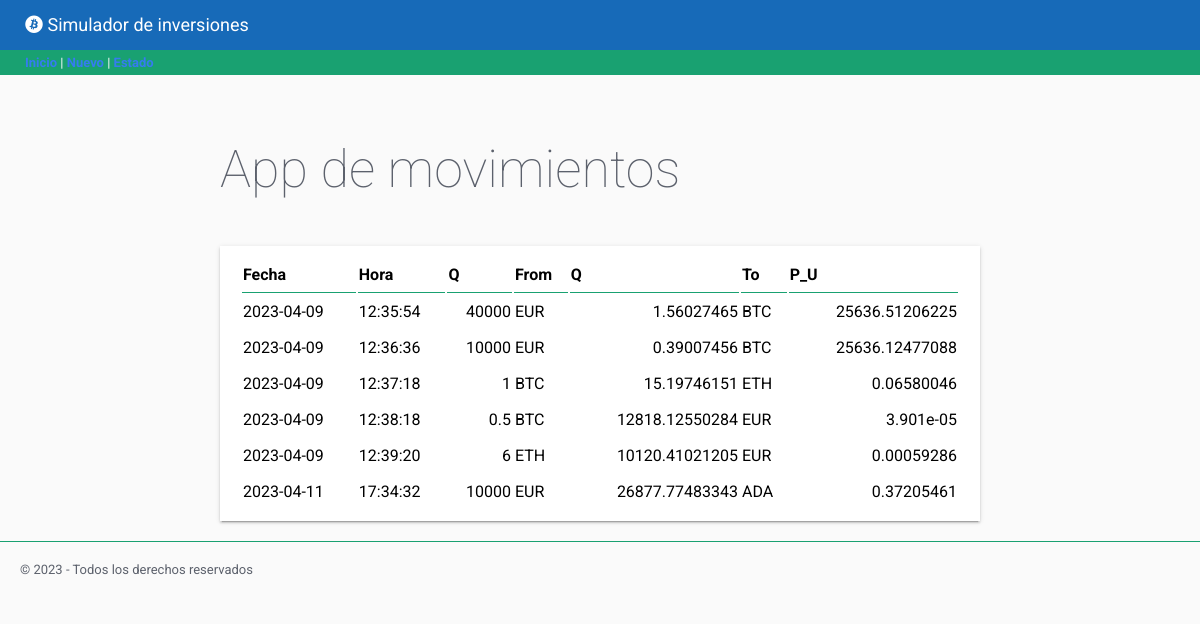
Before: / with the older database file.
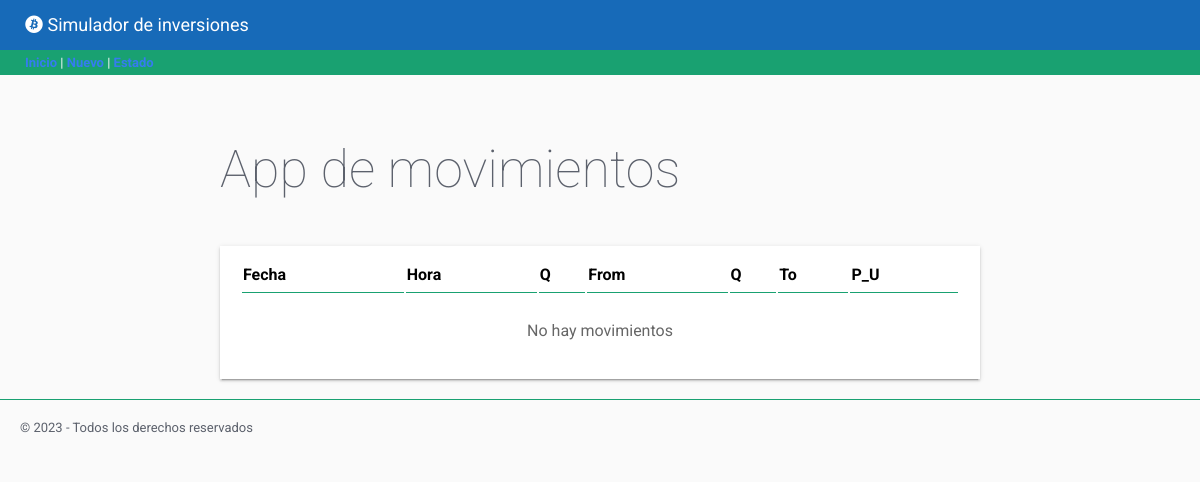
After: the same page with the newer database file.
### tables this page shows
CREATE TABLE "movimientos" (
	"id"	INTEGER NOT NULL UNIQUE,
	"fecha"	TEXT NOT NULL,
	"hora"	TEXT NOT NULL,
	"moneda_from"	TEXT NOT NULL,
	"cantidad_from"	NUMERIC NOT NULL,
	"moneda_to"	TEXT NOT NULL,
	"cantidad_to"	NUMERIC NOT NULL,
	"precio_unitario"	NUMERIC NOT NULL,
	PRIMARY KEY("id" AUTOINCREMENT)
);

### cryptos/views.py (the view)
@app.route('/')
def home():
    consulta = 'SELECT id, fecha, hora, moneda_from , cantidad_from, moneda_to, cantidad_to,precio_unitario FROM movimientos'
    movimientos = db.consultaSQL(consulta)
    return render_template("inicio.html", movs=movimientos)

### cryptos/models.py (called while the page is built)
    def consultaSQL(self, consulta):
        conexion = sqlite3.connect(self.ruta)
        cursor = conexion.cursor()
        cursor.execute(consulta)
        datos = cursor.fetchall()
        movimientos = []
        nombres_columna = []
        for columna in cursor.description:
            nombres_columna.append(columna[0])
        for dato in datos:
            indice = 0
            movimiento = {}
            for nombre in nombres_columna:
                movimiento[nombre] = dato[indice]
                indice += 1
            movimientos.append(movimiento)
        conexion.close()
        return movimientos

### cryptos/templates/inicio.html (shortened to what this page needs)
{% extends "base.html"%}
{% block contenido %}
<table class="paper">
            <tr>
                <th class="titulo-table">Fecha</th>
                <th class="titulo-table">Hora</th>
                <th class="titulo-table">Q</th>
                <th class="titulo-table">From</th>
                <th class="titulo-table">Q</th>
                <th class="titulo-table">To</th>
                <th class="titulo-table">P_U</th>
            </tr>
            {% if movs%}
            {% for m in movs %}
            <tr>
                <td>{{m.fecha }}</td>
                <td>{{m.hora}}</td>
                <td class="numero">{{m.cantidad_from | round(8)}}</td>
                <td>{{m.moneda_from}}</td>
                <td class="numero">{{m.cantidad_to | round(8)}}</td>
                <td>{{m.moneda_to}}</td>
                <td class="numero">{{m.precio_unitario | round(8)}}</td>
            </tr>
            {% endfor %}
            {% else %}
                <td colspan="7" class ="lista-vacia"> No hay movimientos </td>
            {% endif %}
</table>
{% endblock contenido%}

### cryptos/templates/base.html (shortened to what this page needs)
<!DOCTYPE html>
<html lang="en">
<head>
    <link rel="stylesheet"
    href="https://cdnjs.cloudflare.com/ajax/libs/font-awesome/6.3.0/css/all.min.css">
    <link rel="stylesheet" href="/static/css/flat-remix.css">
    <link rel="stylesheet" href="/static/css/styles.css">
</head>
<body>
    {% include 'components/header.html'%}
    {% include 'components/navbar.html'%}
    <main>
        {% block page_title%}
        <h1>App de movimientos</h1>
        {% endblock page_title%}
        {% block contenido %}
        {% endblock %}
    </main>
    {% include 'components/footer.html'%}
</body>
</html>

### cryptos/templates/components/header.html
<link rel="stylesheet" href="https://cdnjs.cloudflare.com/ajax/libs/font-awesome/6.3.0/css/all.min.css">
<header> <i class="fab fa-bitcoin"></i> Simulador de inversiones </header>

### cryptos/templates/components/navbar.html
<nav>
    <a href="/">Inicio</a> |
    <a href="/nuevo">Nuevo</a> |
    <a href="/estado">Estado</a>
</nav>

### cryptos/templates/components/footer.html
<footer class ="pie-pagina"> © 2023 - Todos los derechos reservados </footer>

### cryptos/static/css/flat-remix.css (style rules this page uses)
* { box-sizing: border-box; outline: none; -webkit-appearance: none; -webkit-tap-highlight-color: transparent !important; -webkit-tap-highlight-color: rgba(0, 0, 0, 0) !important; -webkit-touch-callout: none; font-family: "Roboto", sans-serif; letter-spacing: 0; }
body { background-color: #FAFAFA; color: #5c616c; margin: 0; font-size: 13px; cursor: default; user-select: none; -webkit-user-select: none; -khtml-user-select: none; -moz-user-select: none; -ms-user-select: none; }
a:link, a:visited, a:active, a { color: #367bf0; font-weight: bold; text-decoration: none; cursor: pointer; }
h1, h2, h3, h4, h5, h6 { line-height: 1.5em; }
h1 { font-size: 4em; font-weight: lighter; margin: .7em 0; }
section, article, .section, .article, .paper { line-height: 2em; word-wrap: break-word; word-break: normal; line-height: 2em; }
.paper { font-size: 16px; box-shadow: 0 2px 2px 0 rgba(0, 0, 0, .14), 0 3px 1px -2px rgba(0, 0, 0, .2), 0 1px 5px 0 rgba(0, 0, 0, .12); padding: 10px 20px; background-color: #FFF; margin-top: 20px; min-height: 100px; color: #000; }

### cryptos/static/css/styles.css (style rules this page uses)
:root { --primary-color: #176ab8; --secondary-color: #19a171; --medium-gray: #666; --error-color: var(--primary-color); --default-border: solid thin var(--secondary-color) }
header { background-color: var(--primary-color); color: white; height: 50px; font-size: large; line-height: 50px; padding-left: 25px; }
nav { background-color: var(--secondary-color); color: #FFF; height: 25px; line-height: 25px; padding-left: 25px; }
nav a, nav a:active, nav a:focus, nav a:hover, nav a:visited, nav a { color: white; }
main { max-width: 800px; margin: auto; padding: 20px; }
table.paper { width: 100%; }
.titulo-table { border-bottom: var(--default-border); text-align: left; }
.lista-vacia { text-align: center; padding: 20px; color: var(--medium-gray); }
.pie-pagina { padding: 20px; border-top: var(--default-border); }

Changed rows visible on the page:
removed movimientos: fecha "2023-04-09", hora "12:35:54", cantidad_from "40000", moneda_from "EUR", cantidad_to "1.56027465", moneda_to "BTC", precio_unitario "25636.51206225"
removed movimientos: fecha "2023-04-09", hora "12:36:36", cantidad_from "10000", moneda_from "EUR", cantidad_to "0.39007456", moneda_to "BTC", precio_unitario "25636.12477088"
removed movimientos: fecha "2023-04-09", hora "12:37:18", cantidad_from "1", moneda_from "BTC", cantidad_to "15.19746151", moneda_to "ETH", precio_unitario "0.06580046"
removed movimientos: fecha "2023-04-09", hora "12:38:18", cantidad_from "0.5", moneda_from "BTC", cantidad_to "12818.12550284", moneda_to "EUR", precio_unitario "3.901e-05"
removed movimientos: fecha "2023-04-09", hora "12:39:20", cantidad_from "6", moneda_from "ETH", cantidad_to "10120.41021205", moneda_to "EUR", precio_unitario "0.00059286"
removed movimientos: fecha "2023-04-11", hora "17:34:32", cantidad_from "10000", moneda_from "EUR", cantidad_to "26877.77483343", moneda_to "ADA", precio_unitario "0.37205461"
Other visible differences:
text now shown: "No hay movimientos"
